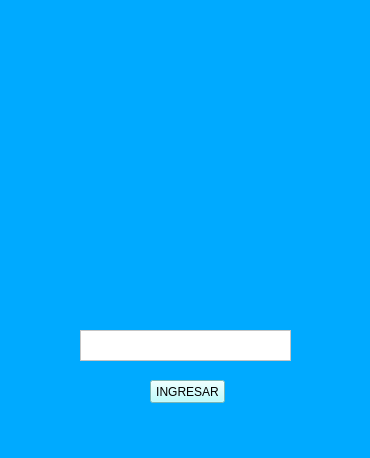
<?xml version="1.0" encoding="UTF-8"?>
<ui version="4.0">
 <class>MainWindow</class>
 <widget class="QMainWindow" name="MainWindow">
  <property name="geometry">
   <rect>
    <x>0</x>
    <y>0</y>
    <width>370</width>
    <height>458</height>
   </rect>
  </property>
  <property name="windowTitle">
   <string>MainWindow</string>
  </property>
  <property name="styleSheet">
   <string notr="true">background-color: rgb(0, 170, 255);</string>
  </property>
  <widget class="QWidget" name="centralwidget">
   <widget class="QLabel" name="label">
    <property name="geometry">
     <rect>
      <x>50</x>
      <y>40</y>
      <width>261</width>
      <height>281</height>
     </rect>
    </property>
    <property name="text">
     <string/>
    </property>
    <property name="pixmap">
     <pixmap>sprites/Logo/Logo_transparente.png</pixmap>
    </property>
    <property name="scaledContents">
     <bool>true</bool>
    </property>
   </widget>
   <widget class="QPlainTextEdit" name="input">
    <property name="geometry">
     <rect>
      <x>80</x>
      <y>330</y>
      <width>211</width>
      <height>31</height>
     </rect>
    </property>
    <property name="styleSheet">
     <string notr="true">background-color: rgb(255, 255, 255);
border-color: rgb(0, 0, 127);</string>
    </property>
   </widget>
   <widget class="QPushButton" name="boton">
    <property name="geometry">
     <rect>
      <x>150</x>
      <y>380</y>
      <width>75</width>
      <height>23</height>
     </rect>
    </property>
    <property name="styleSheet">
     <string notr="true">background-color: rgb(170, 255, 255);</string>
    </property>
    <property name="text">
     <string>INGRESAR</string>
    </property>
   </widget>
  </widget>
 </widget>
 <resources/>
 <connections/>
</ui>
